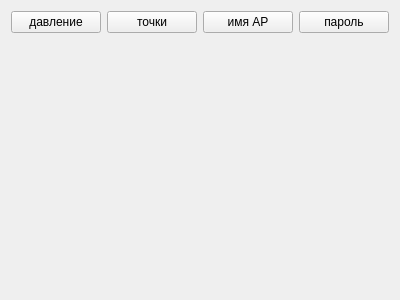
<?xml version="1.0" encoding="UTF-8"?>
<ui version="4.0">
 <class>SettingsTab</class>
 <widget class="QWidget" name="SettingsTab">
  <property name="geometry">
   <rect>
    <x>0</x>
    <y>0</y>
    <width>400</width>
    <height>300</height>
   </rect>
  </property>
  <property name="windowTitle">
   <string>Form</string>
  </property>
  <layout class="QVBoxLayout" name="verticalLayout">
   <item>
    <layout class="QHBoxLayout" name="horizontalLayout">
     <item>
      <widget class="QPushButton" name="pressure_pushButton">
       <property name="text">
        <string>давление</string>
       </property>
      </widget>
     </item>
     <item>
      <widget class="QPushButton" name="points_pushButton">
       <property name="text">
        <string>точки</string>
       </property>
      </widget>
     </item>
     <item>
      <widget class="QPushButton" name="ap_pushButton">
       <property name="text">
        <string>имя AP</string>
       </property>
      </widget>
     </item>
     <item>
      <widget class="QPushButton" name="password_pushButton">
       <property name="text">
        <string>пароль</string>
       </property>
      </widget>
     </item>
    </layout>
   </item>
   <item>
    <widget class="QWidget" name="widget" native="true">
     <property name="sizePolicy">
      <sizepolicy hsizetype="Expanding" vsizetype="Expanding">
       <horstretch>20</horstretch>
       <verstretch>30</verstretch>
      </sizepolicy>
     </property>
    </widget>
   </item>
  </layout>
 </widget>
 <resources/>
 <connections/>
</ui>
